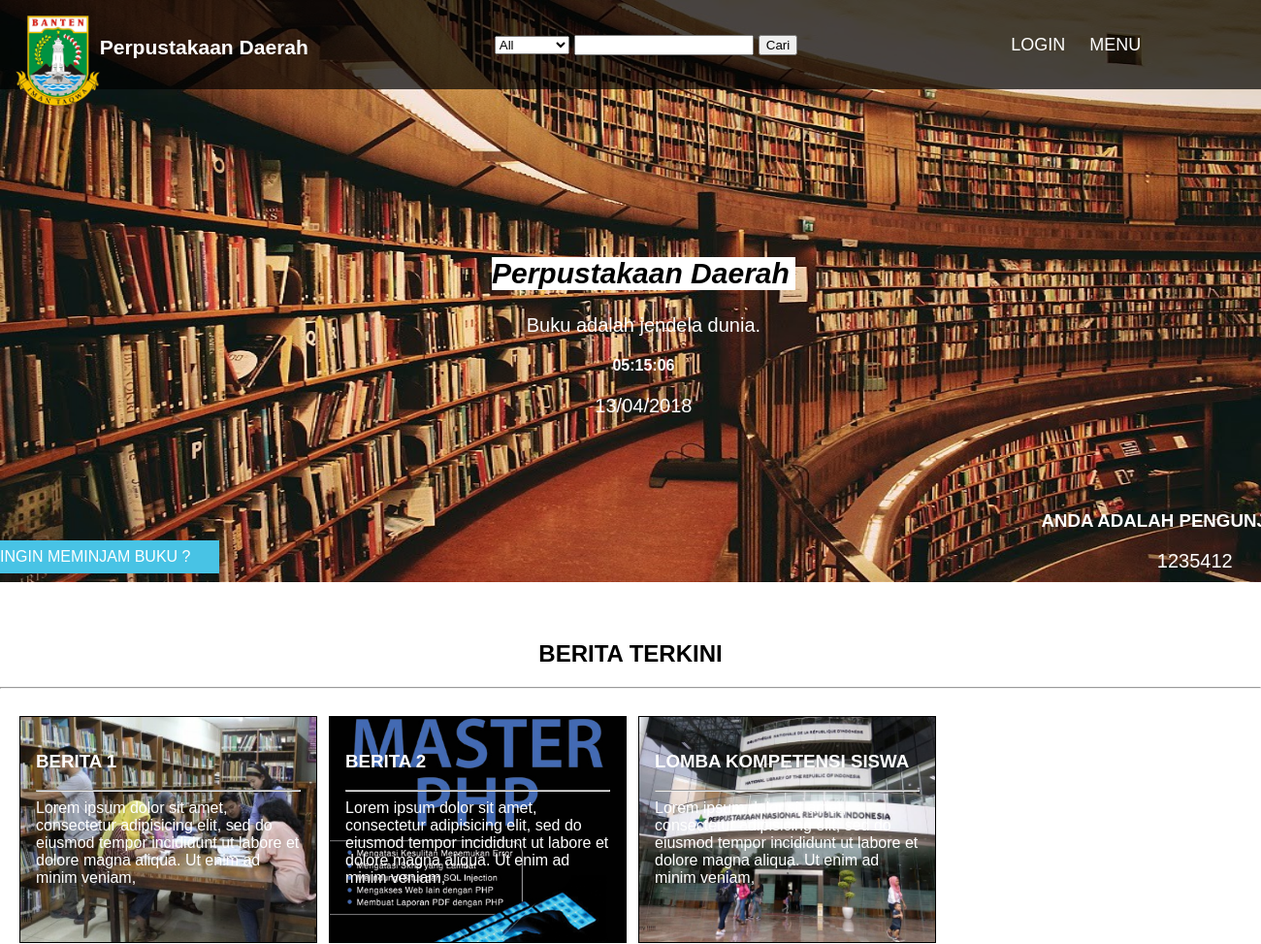
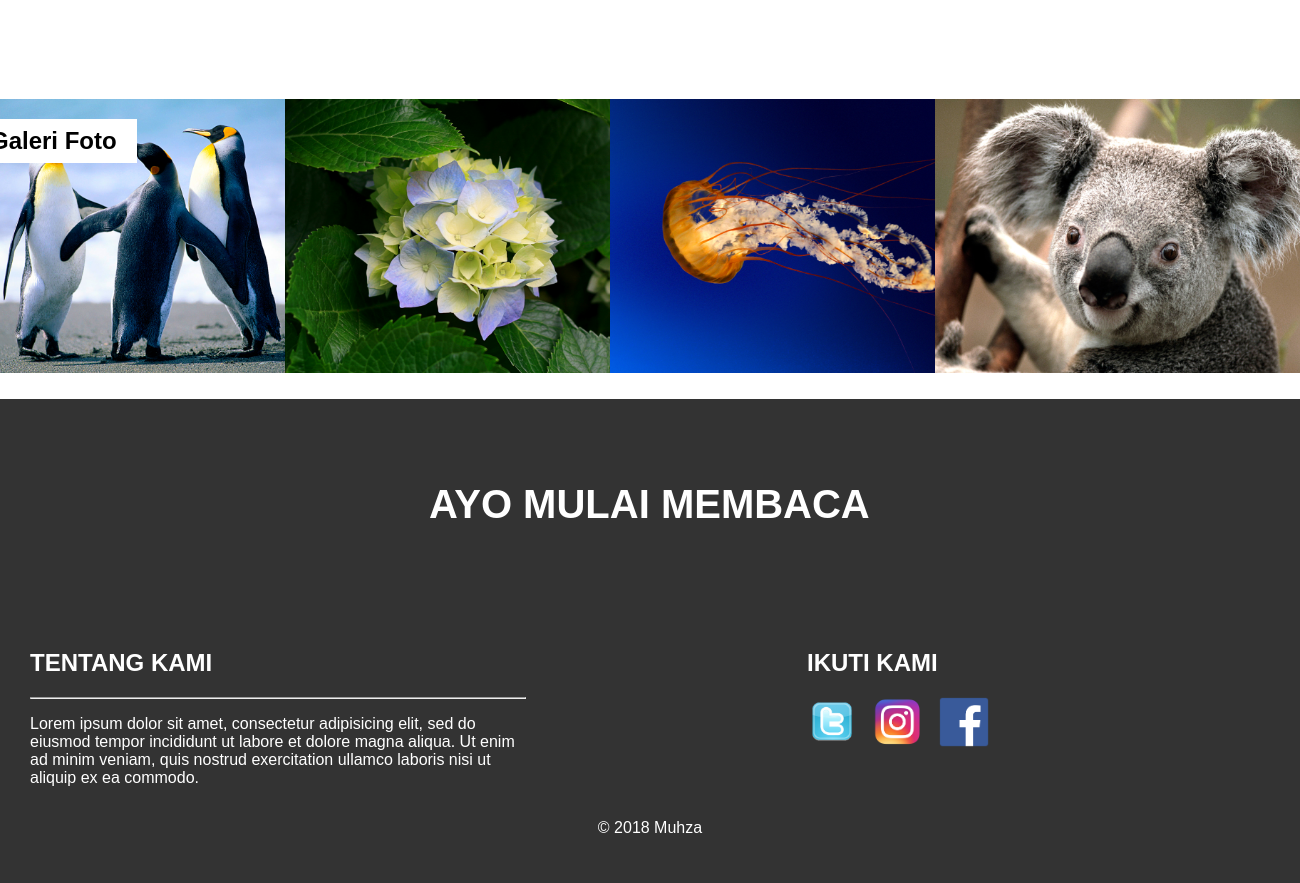
Screenshot of /perpustakaan_daerah/index.php with the database file from the repository (2 pictures, top to bottom).
### tables this page shows
CREATE TABLE `news` (
  `id` int(11) NOT NULL,
  `title` varchar(191) NOT NULL,
  `slug` varchar(191) NOT NULL,
  `description` text NOT NULL,
  `image` text,
  `created_at` timestamp NOT NULL DEFAULT CURRENT_TIMESTAMP ON UPDATE CURRENT_TIMESTAMP
);

CREATE TABLE `images` (
  `id` int(11) NOT NULL,
  `name` varchar(191) NOT NULL
);

### perpustakaan_daerah/classes/DB.php (called while the page is built, shortened)
<?php
class DB{
	private static function conn()
	{
		$pdo = new PDO('mysql:dbhost=localhost;dbname=perpusdar', 'root', '');
		$pdo->setAttribute(PDO::ATTR_ERRMODE, PDO::ERRMODE_EXCEPTION);
		return $pdo;
	}
	public static function query($sql, $params = array())
	{
		$exec = self::conn()->prepare($sql);
		$exec->execute($params);
		if(explode(' ', $sql)[0] == 'SELECT'){
			$data = $exec->fetchAll();
			return $data;
		}
	}
}

### perpustakaan_daerah/index.php (the view, shortened to what this page needs)
<?php require_once('layouts/_header.php'); ?>
<section class="hero">
	<img src="<?php echo base_url; ?>/assets/img/hero-1.jpg">
	<div class="hero-title">
		<h1><i>Perpustakaan Daerah</i></h1>
		<p>Buku adalah jendela dunia.</p>
		<h4><?php echo date('h:i:s') ?></h4>
		<p><?php echo date('d/m/Y'); ?></p>
	</div>
	<div class="pengunjung">
		<h3>ANDA ADALAH PENGUNJUNG KE : </h3>
		<p>1235412</p>
	</div>
</section>
<section class="berita">
	<div class="title-berita">
		<h1>BERITA TERKINI</h1>
		<hr>
	</div>
	<div class="content-berita">
		<?php
		$berita = DB::query('SELECT * FROM news', array());
		foreach ($berita as $row) {
		?>
		<a href="berita.php?slug=<?php echo $row['slug']; ?>">
		<div class="card" style="background-image: url('assets/img/<?php echo $row['image']; ?>'); background-size: cover;
		background-repeat: no-repeat; background-position: center;">
			<div class="card-header">
				<h3><?php echo strtoupper($row['title']); ?></h3>
				<hr>
			</div>
			<div class="card-body">
				<?php echo $row['description']; ?>
			</div>
		</div>
		</a>
		<?php } ?>
	</div>
</section>
<section class="gallery">
	<a href="galeri.php"><h1>Galeri Foto</h1></a>
	<div class="gallery-container">
		<?php
		$images = DB::query('SELECT * FROM images LIMIT 4', array());
		foreach ($images as $row) {
		?>
		<div class="img-container">
			<img src="<?php echo base_url; ?>/assets/img/<?php echo $row['name']; ?>">
		</div>
		<?php } ?>
	</div>
</section>
<a href="buku.php" style="text-decoration: none;">
<section id="baca" class="baca">
	<h1>AYO MULAI MEMBACA</h1>
</section>
</a>
<a href="javascript:void(0)" id="pinjam-buku-btn" onclick="vidOpen()">INGIN MEMINJAM BUKU ?</a>
<?php require_once('layouts/_footer.php'); ?>

### perpustakaan_daerah/assets/css/style.css (style rules this page uses)
body { margin: 0; font-family: Arial; overflow-x: hidden; }
#pinjam-buku-btn { position: fixed; top: 30%; left: -30px; background-color: rgb(72, 195, 229); padding: 8px 30px; z-index: 8; text-decoration: none; color: #fff; transition: 0.5s; visibility: visible; opacity: 1; }

### perpustakaan_daerah/assets/css/hero.css (style rules this page uses)
section.hero { width: 100%; height: 600px; position: relative; }
section.hero img { min-width: 100%; max-width: 100%; max-height: 100%; }
section.hero .hero-title { position: absolute; top: 40%; left: 39%; text-align: center; }
section.hero h1 { background: #fff; font-size: 30px; padding-right: 6px; }
section.hero p { font-size: 20px; color: #fff; }
section.hero h4 { color: #fff; }
section.hero .pengunjung { position: absolute; bottom: 10px; right: -90px; color: #fff; text-align: center; transition: 0.5s; }
section.hero .pengunjung p { padding: 0; margin: 0; }

### perpustakaan_daerah/assets/css/berita.css (style rules this page uses)
section.berita .content-berita { display: grid; grid-template-columns: repeat(4, 1fr); padding: 20px; grid-gap: 1em; }
.card { width: 90%; height: 200px; border: 1px solid #000; padding: 16px; color: #fff; }
section.berita { margin-top: 60px; }
section.berita .title-berita { width: 100%; text-align: center; }
section.berita a { color: #000; text-decoration: none; transition: 0.4s; }

### perpustakaan_daerah/assets/css/gallery.css (style rules this page uses)
section.gallery { margin-top: 80px; }
section.gallery h1 { position: absolute; z-index: 1; background-color: #fff; padding: 8px 20px; left: -30px; transition: 0.5s; color: #000; }
section.gallery .gallery-container { display: grid; grid-template-columns: repeat(4, 1fr); position: relative; }
section.gallery .img-container { min-width: 100%; height: 300px; margin-left: -40px; }
section.gallery .img-container img { max-width: 100%; max-height: 100%; }

### perpustakaan_daerah/assets/css/baca.css (style rules this page uses)
section.baca { padding: 50px; position: relative; min-height: 100px; transition: 0.3s; background-color: #333; }
section.baca h1 { position: absolute; color: #fff; left: 33%; font-size: 40px; }

### rows the page displays
news: image (picture), title "BERITA 1", description "Lorem ipsum dolor sit amet, consectetur adipisicing elit, sed do eiusmod tempor incididunt ut labore et dolore magna aliqua. Ut enim ad minim veniam,"
news: image (picture), title "BERITA 2", description "Lorem ipsum dolor sit amet, consectetur adipisicing elit, sed do eiusmod tempor incididunt ut labore et dolore magna aliqua. Ut enim ad minim veniam,"
news: image (picture), title "LOMBA KOMPETENSI SISWA", description "Lorem ipsum dolor sit amet, consectetur adipisicing elit, sed do eiusmod tempor incididunt ut labore et dolore magna aliqua. Ut enim ad minim veniam,"
images: name (picture)
images: name (picture)
images: name (picture)
images: name (picture)
